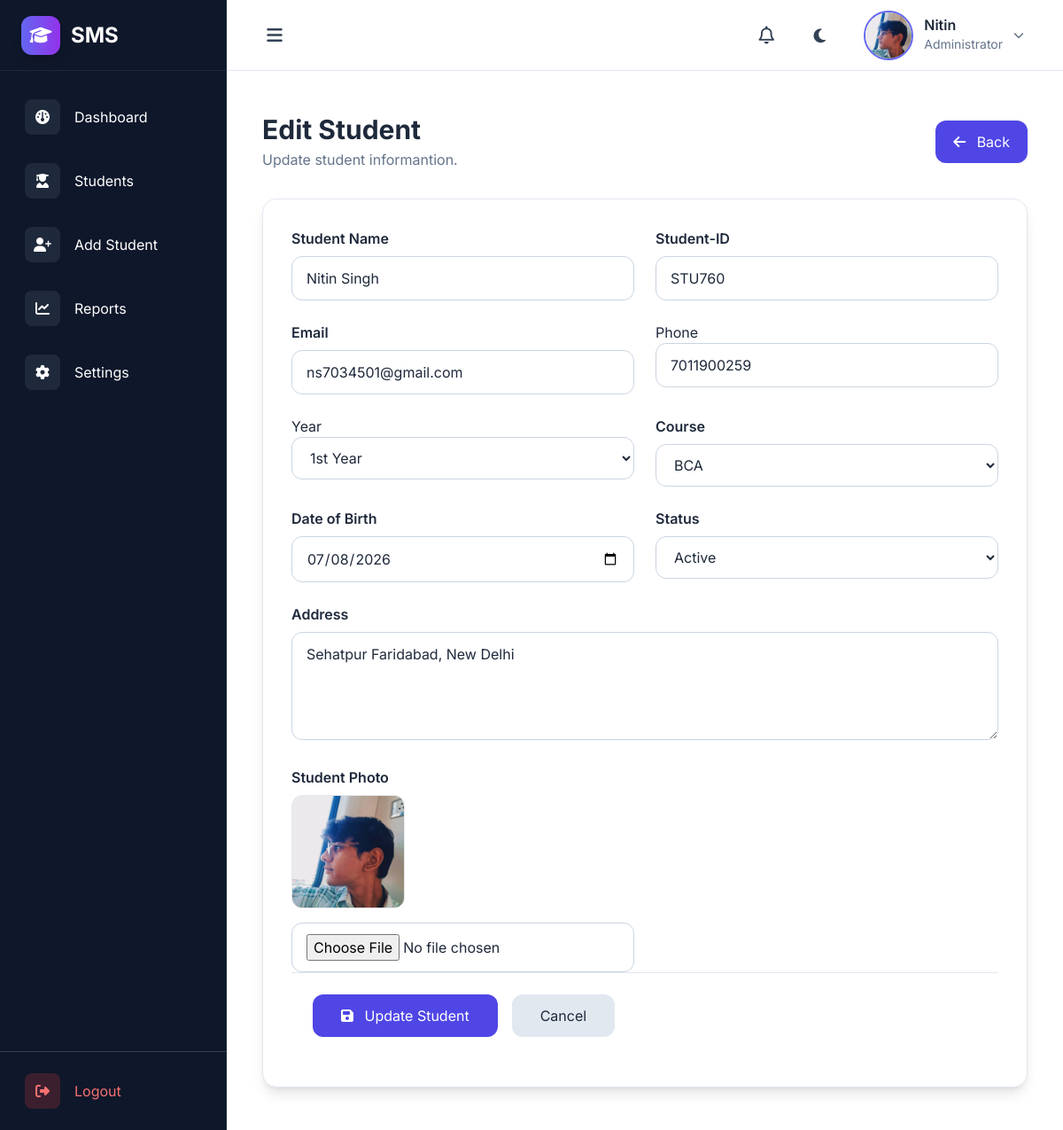
/student/edit/1/ (signed in), run on the app's committed database.
### MainApp/models.py (models this page shows, shortened)
class Student(models.Model):
    STATUS_CHOICES = [
        ("Active", "Active"),
        ("Inactive", "Inactive"),
    ]
    YEAR_CHOICES = [
        ('1st Year', '1st Year'),
        ('2nd Year', '2nd Year'),
        ('3rd Year', '3rd Year'),
        ('4th Year', '4th Year'),
    ]
    COURSES = [('BCA','BCA'),('B.Tech','B.Tech'),('MCA','MCA'),('BBA','BBA'),('MBA','MBA')]
    name = models.CharField(max_length=100)
    email = models.EmailField()
    student_id = models.CharField(max_length=20, unique=True)
    photo = models.ImageField(upload_to="students/", blank=True, null=True)
    courses = models.CharField(max_length=50, choices=COURSES)
    phone = models.CharField(max_length=10)
    year = models.CharField(
        max_length=20,
        choices=YEAR_CHOICES,
        default="1st Year"
    )
    date_of_birth = models.DateField()
    created_at = models.DateField(auto_now_add=True)
    status = models.CharField(
        max_length=20,
        choices=STATUS_CHOICES,
        default="Active"
    )
    address = models.TextField(blank=True, null=True)

### MainApp/views.py (the view)
# urls.py: path("student/edit/<int:id>/", views.edit_student, name="edit_student"),
def edit_student(request, id):
    student = Student.objects.get(id=id)
    settings, created = Settings.objects.get_or_create(user=request.user)
    if request.method == "POST":
        form = StudentForm(request.POST, request.FILES, instance=student)
        if form.is_valid():
            form.save()
        if settings.notifications:
            Activity.objects.create(
                title=f"{student.name} was updated",
                color="blue",
                user=request.user
            )
            return redirect("students")
    else:
        form = StudentForm(instance=student)
    return render(request, "edit_student.html", {"form":form, "student":student})

### MainApp/context_processors.py (called while the page is built)
def notifications(request):
    if request.user.is_authenticated:
        activitys = Activity.objects.all()[:5]
        unread_count = activitys.count()
        return {
            "notifications": activitys,
            "notification_count": unread_count,
        }
    return {}

### MainApp/templates/edit_student.html (shortened to what this page needs)
{% extends 'base.html' %}
{% block content %}
<div class="max-w-6xl mx-auto px-4 py-4">
    <div class="flex flex-col md:flex-row md:items-center md:justify-between mb-8">
        <div>
            <h1 class="text-3xl font-bold text-slate-800 dark:text-white">Edit Student</h1>
            <p class="text-slate-500 dark:text-slate-400 mt-1">Update student informantion.</p>
        </div>
        <a href="{% url 'students' %}"
            class="px-5 py-3 rounded-xl bg-indigo-600 hover:bg-indigo-700 text-white transition">
            <i class="fa-solid fa-arrow-left mr-2"></i>
            Back
        </a>
    </div>
    <div class="bg-white dark:bg-slate-800 rounded-2xl shadow-lg border border-slate-200 dark:border-slate-700">
        <form method="post" enctype="multipart/form-data">
            <div class="p-8">
                <div class="grid grid-cols-1 md:grid-cols-2 gap-6">
                    <div>
                        <label class="block mb-2 font-semibold">Student Name</label>
                        {{ form.name }}
                    </div>
                    <div>
                        <label class="block mb-2 font-semibold">Student-ID</label>
                        {{ form.student_id }}
                    </div>
                    <div>
                        <label class="block mb-2 font-semibold">Email</label>
                        {{ form.email }}
                    </div>
                    <div>
                        <label class="phone">Phone</label>
                        {{ form.phone }}
                    </div>
                    <div>
                        <label>Year</label>
                        {{ form.year }}
                    </div>
                    <div>
                        <label class="block mb-2 font-semibold">Course</label>
                        {{ form.courses }}
                    </div>
                    <div>
                        <label class="block mb-2 font-semibold">Date of Birth</label>
                        {{ form.date_of_birth }}
                    </div>
                    <div>
                        <label class="block mb-2 font-semibold">Status</label>
                        {{ form.status }}
                    </div>
                    <div class="md:col-span-2">
                        <label class="block mb-2 font-semibold">Address</label>
                        {{ form.address }}
                    </div>
                    <div class="md-8">
                        <label class="block mb-2 font-semibold">Student Photo</label>
                        {% if student.photo %}
                        <img src="{{ student.photo.url }}" class="w-32 h-32 rounded-xl object-cover border mb-4">
                        {% endif %}
                        {{ form.photo }}
                    </div>
                </div>
                <div class="border-t border-slate-200 dark:border-slate-700 p-6 flex gap-4">
                    <button class="px-8 py-3 rounded-xl bg-indigo-600 hover:bg-indigo-700 text-white">
                        <i class="fa-solid fa-floppy-disk mr-2"></i>
                        Update Student
                    </button>
                    <a href="{% url 'students' %}"
                        class="px-8 py-3 rounded-xl bg-slate-200 dark:bg-slate-700 hover:bg-slate-300 dark:hover:bg-slate-600">
                        Cancel
                    </a>
                </div>
            </div>
        </form>
    </div>
</div>
{% endblock %}

### MainApp/templates/components/navbar.html (shortened to what this page needs)
{% load static %}
<header
  class="h-20 bg-white dark:bg-slate-900 border-b border-slate-200 dark:border-slate-700 flex items-center justify-between px-4 sm:px-6 lg:px-8 shrink-0 transition-colors duration-300 shadow-sm">
  <div class="flex items-center gap-4">
    <button id="toggleBtn"
      class="w-11 h-11 rounded-xl hover:bg-slate-100 dark:hover:bg-slate-800 transition flex items-center justify-center cursor-pointer">
      <i class="fa-solid fa-bars text-xl text-slate-700 dark:text-slate-200"></i>
    </button>
  </div>
  <div class="flex items-center gap-2 sm:gap-4">
    <div class="relative">
      <button onclick="toggleNotification()"
        class="relative w-11 h-11 rounded-xl hover:bg-slate-100 dark:hover:bg-slate-800 transition flex items-center justify-center">
        <i class="fa-regular fa-bell text-xl text-slate-700 dark:text-slate-200"></i>
      </button>
    </div>
    <button
      class="myToggleBtn w-11 h-11 rounded-xl hover:bg-slate-100 dark:hover:bg-slate-800 transition flex items-center justify-center">
      <i class="fa-solid fa-moon theme_icon text-lg text-slate-700 dark:text-yellow-400"></i>
    </button>
    <div class="relative">
      <button onclick="toggleProfileMenu()"
        class="flex items-center gap-3 rounded-xl px-2 sm:px-3 py-2 hover:bg-slate-100 dark:hover:bg-slate-800 transition">
        <div>
          {% if settings.profile_image %}
          <img src="{{ settings.profile_image.url }}"
            class="w-14 h-14 rounded-full object-cover border-2 border-indigo-500">
          {% else %}
          <img src="{% static 'Images/user.jpg' %}"
            class="w-14 h-14 rounded-full object-cover border-2 border-indigo-500">
          {% endif %}
        </div>
        <div class="hidden lg:block text-left">
          <h4 class="font-semibold text-slate-800 dark:text-white leading-none">
            {{ request.user.first_name }}
          </h4>
          <p class="text-sm text-slate-500 dark:text-slate-400 mt-1">
            Administrator
          </p>
        </div>
        <i class="fa-solid fa-chevron-down text-xs text-slate-500 dark:text-slate-300 hidden sm:block"></i>
      </button>
    </div>
  </div>
</header>

### MainApp/static/src/style.css (style rules this page uses)
* { transition: background-color 0.4s ease, color 0.4s ease, border-color 0.4s ease, box-shadow 0.4s ease; }
html { scroll-behavior: smooth; }
body { font-family: "Inter", sans-serif; background: #f8fafc; color: #0f172a; }

### data on the page
Student: name "Nitin Singh", student_id "STU760", email "ns7034501@gmail.com", phone "7011900259", year "1st Year", courses "BCA", date_of_birth "07/08/2026", status "Active", address "Sehatpur Faridabad, New Delhi", photo (picture)

### other printed values
{{ request.user.first_name }} "Nitin"
